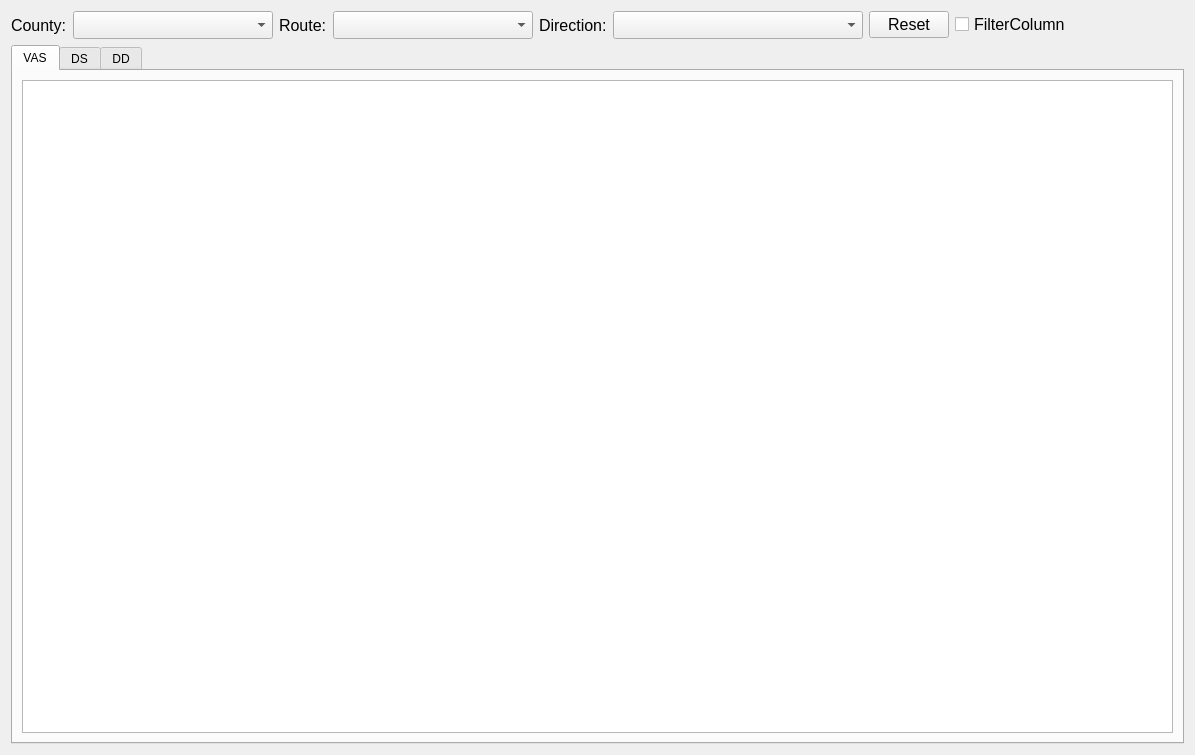
<?xml version="1.0" encoding="UTF-8"?>
<ui version="4.0">
 <class>VAS_Form</class>
 <widget class="QWidget" name="VAS_Form">
  <property name="windowModality">
   <enum>Qt::NonModal</enum>
  </property>
  <property name="geometry">
   <rect>
    <x>0</x>
    <y>0</y>
    <width>1195</width>
    <height>755</height>
   </rect>
  </property>
  <property name="sizePolicy">
   <sizepolicy hsizetype="Expanding" vsizetype="Expanding">
    <horstretch>1</horstretch>
    <verstretch>1</verstretch>
   </sizepolicy>
  </property>
  <property name="minimumSize">
   <size>
    <width>1181</width>
    <height>755</height>
   </size>
  </property>
  <property name="windowTitle">
   <string>VAS Form</string>
  </property>
  <property name="toolTip">
   <string>Clear Data</string>
  </property>
  <property name="filename" stdset="0">
   <string>VAS</string>
  </property>
  <property name="formname" stdset="0">
   <string/>
  </property>
  <layout class="QHBoxLayout" name="horizontalLayout_2">
   <item>
    <layout class="QVBoxLayout" name="verticalLayout">
     <item>
      <layout class="QHBoxLayout" name="horizontalLayout" stretch="0,2,0,2,0,4,0,0,0">
       <property name="sizeConstraint">
        <enum>QLayout::SetMinAndMaxSize</enum>
       </property>
       <item>
        <widget class="QLabel" name="labelCounty">
         <property name="font">
          <font>
           <pointsize>12</pointsize>
          </font>
         </property>
         <property name="text">
          <string>County:</string>
         </property>
        </widget>
       </item>
       <item>
        <widget class="QComboBox" name="comboBoxCounty">
         <property name="minimumSize">
          <size>
           <width>100</width>
           <height>28</height>
          </size>
         </property>
         <property name="maximumSize">
          <size>
           <width>200</width>
           <height>16777215</height>
          </size>
         </property>
         <property name="font">
          <font>
           <pointsize>12</pointsize>
          </font>
         </property>
         <property name="toolTip">
          <string>&lt;html&gt;&lt;head/&gt;&lt;body&gt;&lt;p&gt;Please Select County&lt;/p&gt;&lt;/body&gt;&lt;/html&gt;</string>
         </property>
         <property name="statusTip">
          <string>Select County</string>
         </property>
        </widget>
       </item>
       <item>
        <widget class="QLabel" name="labelRoute">
         <property name="font">
          <font>
           <pointsize>12</pointsize>
          </font>
         </property>
         <property name="text">
          <string>Route:</string>
         </property>
        </widget>
       </item>
       <item>
        <widget class="QComboBox" name="comboBoxRoute">
         <property name="minimumSize">
          <size>
           <width>100</width>
           <height>28</height>
          </size>
         </property>
         <property name="maximumSize">
          <size>
           <width>200</width>
           <height>16777215</height>
          </size>
         </property>
         <property name="font">
          <font>
           <pointsize>12</pointsize>
          </font>
         </property>
         <property name="toolTip">
          <string>&lt;html&gt;&lt;head/&gt;&lt;body&gt;&lt;p&gt;Please Select Route&lt;/p&gt;&lt;/body&gt;&lt;/html&gt;</string>
         </property>
         <property name="statusTip">
          <string>Select Route</string>
         </property>
        </widget>
       </item>
       <item>
        <widget class="QLabel" name="labelDirection">
         <property name="font">
          <font>
           <pointsize>12</pointsize>
          </font>
         </property>
         <property name="text">
          <string>Direction:</string>
         </property>
        </widget>
       </item>
       <item>
        <widget class="QComboBox" name="comboBoxDirection">
         <property name="minimumSize">
          <size>
           <width>250</width>
           <height>28</height>
          </size>
         </property>
         <property name="maximumSize">
          <size>
           <width>200</width>
           <height>16777215</height>
          </size>
         </property>
         <property name="font">
          <font>
           <pointsize>12</pointsize>
          </font>
         </property>
         <property name="toolTip">
          <string>Please Select Direction</string>
         </property>
         <property name="statusTip">
          <string>Select Direction</string>
         </property>
        </widget>
       </item>
       <item>
        <widget class="QPushButton" name="pushButtonReset">
         <property name="font">
          <font>
           <pointsize>12</pointsize>
          </font>
         </property>
         <property name="text">
          <string>Reset</string>
         </property>
        </widget>
       </item>
       <item>
        <widget class="QCheckBox" name="FilterColumncheckBox">
         <property name="font">
          <font>
           <pointsize>12</pointsize>
          </font>
         </property>
         <property name="text">
          <string>FilterColumn</string>
         </property>
        </widget>
       </item>
       <item>
        <spacer name="horizontalSpacer">
         <property name="orientation">
          <enum>Qt::Horizontal</enum>
         </property>
         <property name="sizeHint" stdset="0">
          <size>
           <width>40</width>
           <height>20</height>
          </size>
         </property>
        </spacer>
       </item>
      </layout>
     </item>
     <item>
      <widget class="QTabWidget" name="tabWidget">
       <property name="currentIndex">
        <number>0</number>
       </property>
       <widget class="QWidget" name="VAS_tab">
        <property name="sizePolicy">
         <sizepolicy hsizetype="Expanding" vsizetype="Expanding">
          <horstretch>0</horstretch>
          <verstretch>0</verstretch>
         </sizepolicy>
        </property>
        <attribute name="title">
         <string>VAS</string>
        </attribute>
        <layout class="QHBoxLayout" name="horizontalLayout_3">
         <item>
          <widget class="QTableWidget" name="VAS_tableWidget">
           <property name="font">
            <font>
             <pointsize>12</pointsize>
            </font>
           </property>
          </widget>
         </item>
        </layout>
       </widget>
       <widget class="QWidget" name="VAS_DS_tab">
        <attribute name="title">
         <string>DS</string>
        </attribute>
        <layout class="QVBoxLayout" name="verticalLayout_2">
         <item>
          <widget class="QTableWidget" name="VAS_DS_tableWidget">
           <property name="font">
            <font>
             <pointsize>12</pointsize>
            </font>
           </property>
          </widget>
         </item>
        </layout>
       </widget>
       <widget class="QWidget" name="VAS_DD_tab">
        <attribute name="title">
         <string>DD</string>
        </attribute>
        <layout class="QVBoxLayout" name="verticalLayout_3">
         <item>
          <widget class="QTableWidget" name="VAS_DD_tableWidget">
           <property name="font">
            <font>
             <pointsize>12</pointsize>
            </font>
           </property>
          </widget>
         </item>
        </layout>
       </widget>
      </widget>
     </item>
    </layout>
   </item>
  </layout>
 </widget>
 <resources/>
 <connections/>
</ui>
